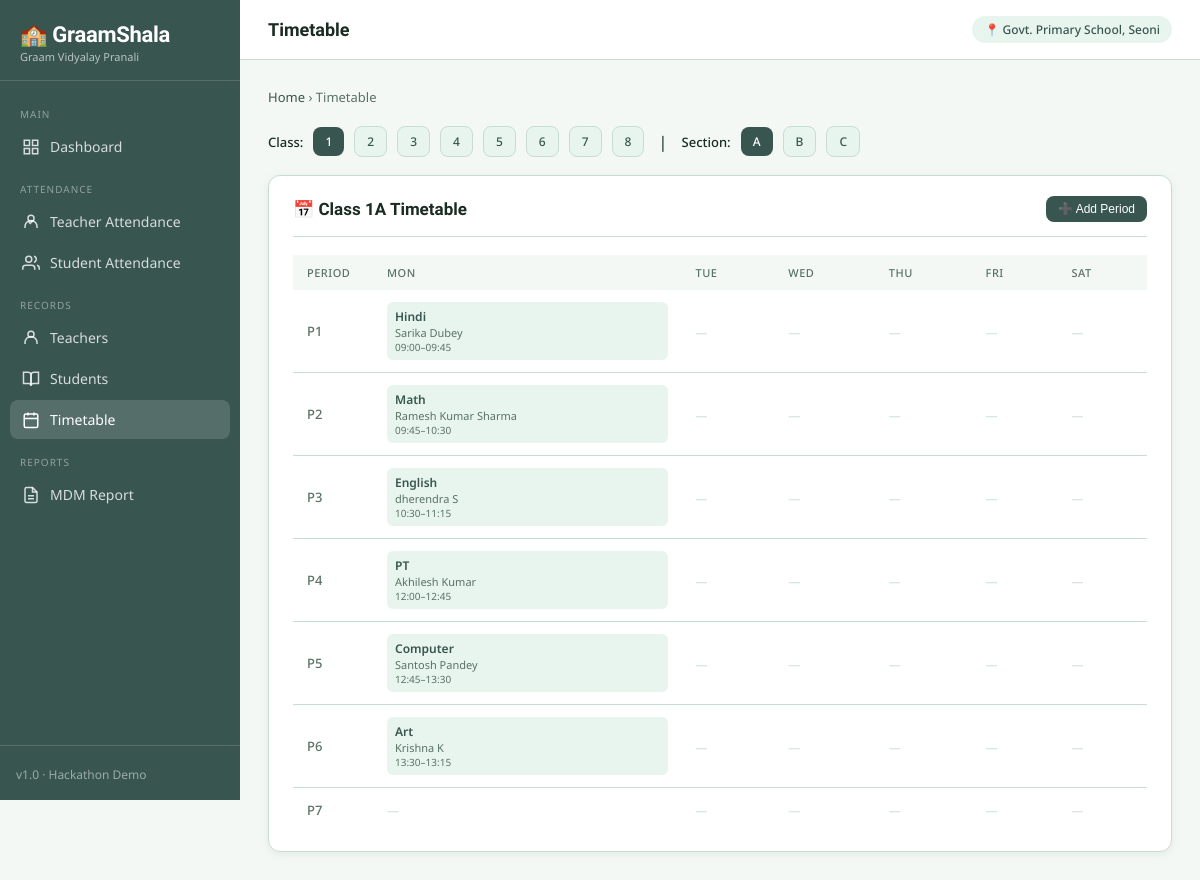
Screenshot of /timetable/ with the database file from the repository.
### core/models.py (models this page shows, shortened)
class Timetable(models.Model):
    student_class = models.CharField(max_length=5, choices=CLASS_CHOICES)
    section = models.CharField(max_length=5, choices=SECTION_CHOICES, default='A')
    day = models.CharField(max_length=5, choices=DAY_CHOICES)
    period = models.CharField(max_length=2, choices=PERIOD_CHOICES)
    subject = models.CharField(max_length=50, choices=SUBJECT_CHOICES)
    teacher = models.ForeignKey(Teacher, on_delete=models.SET_NULL, null=True, blank=True)
    start_time = models.TimeField()
    end_time = models.TimeField()
    class Meta:
        unique_together = ['student_class', 'section', 'day', 'period']
        ordering = ['day', 'period']

class Teacher(models.Model):
    name = models.CharField(max_length=100)
    employee_id = models.CharField(max_length=20, unique=True)
    phone = models.CharField(max_length=15)
    subject = models.CharField(max_length=50, choices=SUBJECT_CHOICES)
    qualification = models.CharField(max_length=100, default='B.Ed')
    joining_date = models.DateField(default=timezone.now)
    is_active = models.BooleanField(default=True)

### core/views.py (the view)
# urls.py: path('timetable/', views.timetable_view, name='timetable'),
def timetable_view(request):
    cls = request.GET.get('class', '1')
    section = request.GET.get('section', 'A')
    entries = Timetable.objects.filter(
        student_class=cls, section=section
    ).select_related('teacher').order_by('period')
    days = ['Mon', 'Tue', 'Wed', 'Thu', 'Fri', 'Sat']
    periods = [str(i) for i in range(1, 8)]
    grid = {day: {p: None for p in periods} for day in days}
    for e in entries:
        grid[e.day][e.period] = e
    classes = [str(i) for i in range(1, 9)]
    teachers = Teacher.objects.filter(is_active=True)
    return render(request, 'core/timetable.html', {
        'grid': grid, 'days': days, 'periods': periods,
        'cls': cls, 'section': section, 'classes': classes, 'teachers': teachers,
    })

### core/templatetags/dict_extras.py (called while the page is built)
@register.filter
def get_item(dictionary, key):
    if isinstance(dictionary, dict):
        return dictionary.get(key)
    return None

### core/templates/core/timetable.html (shortened to what this page needs)
{% extends "base.html" %}
{% load dict_extras %}
{% block page_title %}Timetable{% endblock %}
{% block nav_timetable %}active{% endblock %}
{% block content %}
<div class="breadcrumb"><a href="/">Home</a> › Timetable</div>
<div class="filter-bar">
  <span style="font-size:13px; font-weight:500;">Class:</span>
  {% for c in classes %}
  <a href="/timetable/?class={{ c }}&section={{ section }}" class="btn btn-sm {% if cls == c %}btn-primary{% else %}btn-secondary{% endif %}">{{ c }}</a>
  {% endfor %}
  &nbsp;|&nbsp;
  <span style="font-size:13px; font-weight:500;">Section:</span>
  {% for s in "ABC" %}
  <a href="/timetable/?class={{ cls }}&section={{ s }}" class="btn btn-sm {% if section == s %}btn-primary{% else %}btn-secondary{% endif %}">{{ s }}</a>
  {% endfor %}
</div>
<div class="card">
  <div class="card-header">
    <span class="card-title">📅 Class {{ cls }}{{ section }} Timetable</span>
    <button onclick="document.getElementById('addModal').style.display='flex'" class="btn btn-primary btn-sm">➕ Add Period</button>
  </div>
  <div class="tt-grid">
    <table class="tt-table">
      <thead>
        <tr>
          <th style="width:80px;">Period</th>
          {% for day in days %}<th>{{ day }}</th>{% endfor %}
        </tr>
      </thead>
      <tbody>
        {% for period in periods %}
        <tr>
          <td style="font-weight:500; font-size:13px; color:var(--text-muted);">P{{ period }}</td>
          {% for day in days %}
          <td>
            {% with entry=grid|get_item:day %}
            {% with cell=entry|get_item:period %}
            {% if cell %}
              <div class="tt-cell">
                <div class="subj">{{ cell.subject }}</div>
                <div class="teach">{{ cell.teacher.name|default:"—" }}</div>
                <div style="font-size:10px; color:var(--text-muted);">{{ cell.start_time|time:"H:i" }}–{{ cell.end_time|time:"H:i" }}</div>
              </div>
            {% else %}
              <span class="tt-empty">—</span>
            {% endif %}
            {% endwith %}
            {% endwith %}
          </td>
          {% endfor %}
        </tr>
        {% endfor %}
      </tbody>
    </table>
  </div>
</div>
{% endblock %}

### templates/base.html (style rules this page uses)
:root { --green: #38554f; --green-light: #779785; --green-pale: #E8F5EE; --amber: #ca868f; --amber-pale: #FFF8E8; --red: #C0392B; --red-pale: #FDECEA; --blue: #1A6BAA; --blue-pale: #E8F2FA; --text: #1A2B22; --text-muted: #5A7265; --border: #C8DDD2; --bg: #F4F8F5; --white: #FFFFFF; --shadow: 0 2px 8px rgba(46,125,82,0.10); }
* { box-sizing: border-box; margin: 0; padding: 0; }
body { font-family: 'Noto Sans', sans-serif; background: var(--bg); color: var(--text); min-height: 100vh; display: flex; }
.card { background: var(--white); border: 1px solid var(--border); border-radius: 12px; padding: 20px 24px; box-shadow: var(--shadow); margin-bottom: 20px; }
.card-header { display: flex; align-items: center; justify-content: space-between; margin-bottom: 18px; padding-bottom: 14px; border-bottom: 1px solid var(--border); }
.card-title { font-family: 'Baloo 2', cursive; font-size: 17px; font-weight: 600; }
.btn { padding: 9px 18px; border-radius: 8px; font-size: 14px; font-weight: 500; cursor: pointer; text-decoration: none; display: inline-flex; align-items: center; gap: 6px; border: none; transition: all 0.15s; }
.btn-primary { background: var(--green); color: white; }
.btn-secondary { background: var(--green-pale); color: var(--green); border: 1px solid var(--border); }
.btn-sm { padding: 6px 12px; font-size: 12px; }
table { width: 100%; border-collapse: collapse; font-size: 14px; }
th { text-align: left; padding: 10px 14px; background: var(--bg); color: var(--text-muted); font-size: 11px; text-transform: uppercase; letter-spacing: 0.5px; font-weight: 500; }
td { padding: 12px 14px; border-bottom: 1px solid var(--border); }
tr:last-child td { border-bottom: none; }
.tt-grid { overflow-x: auto; }
.tt-table { min-width: 800px; }
.tt-cell { background: var(--green-pale); border-radius: 6px; padding: 6px 8px; font-size: 12px; }
.tt-cell .subj { font-weight: 600; color: var(--green); }
.tt-cell .teach { color: var(--text-muted); font-size: 11px; }
.tt-empty { color: var(--border); font-size: 12px; }
.breadcrumb { font-size: 13px; color: var(--text-muted); margin-bottom: 20px; }
.breadcrumb a { color: var(--green); text-decoration: none; }
.filter-bar { display: flex; gap: 10px; align-items: center; flex-wrap: wrap; margin-bottom: 18px; }

### rows the page displays
Timetable: subject "Hindi", teacher.name "Sarika Dubey", start_time "09:00", end_time "09:45"
Timetable: subject "Math", teacher.name "Ramesh Kumar Sharma", start_time "09:45", end_time "10:30"
Timetable: subject "English", teacher.name "dherendra S", start_time "10:30", end_time "11:15"
Timetable: subject "PT", teacher.name "Akhilesh Kumar", start_time "12:00", end_time "12:45"
Timetable: subject "Computer", teacher.name "Santosh Pandey", start_time "12:45", end_time "13:30"
Timetable: subject "Art", teacher.name "Krishna K", start_time "13:30", end_time "13:15"

### other values shown
{{ c }} "1" "2" "3" "4" "5" "6" "7" "8"
{{ s }} "A" "B" "C"
{{ cls }} "1"
{{ section }} "A"
{{ day }} "MON" "TUE" "WED" "THU" "FRI" "SAT"
{{ period }} "1" "2" "3" "4" "5" "6" "7"
